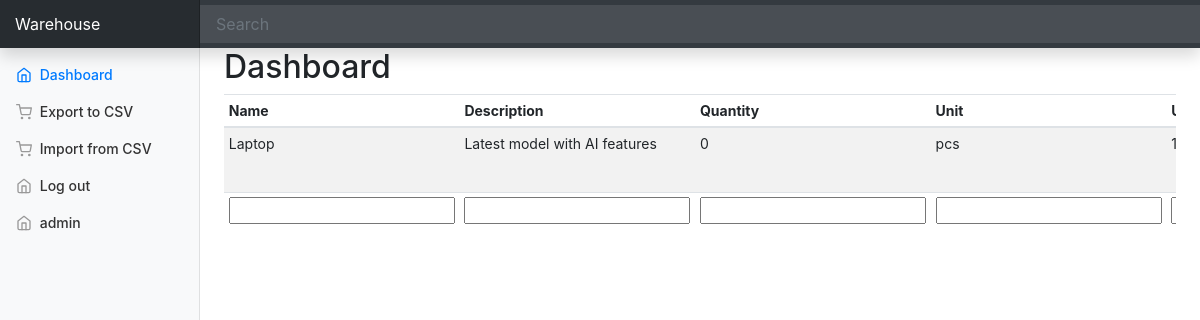
The page /main (signed in) on the database as committed earlier.
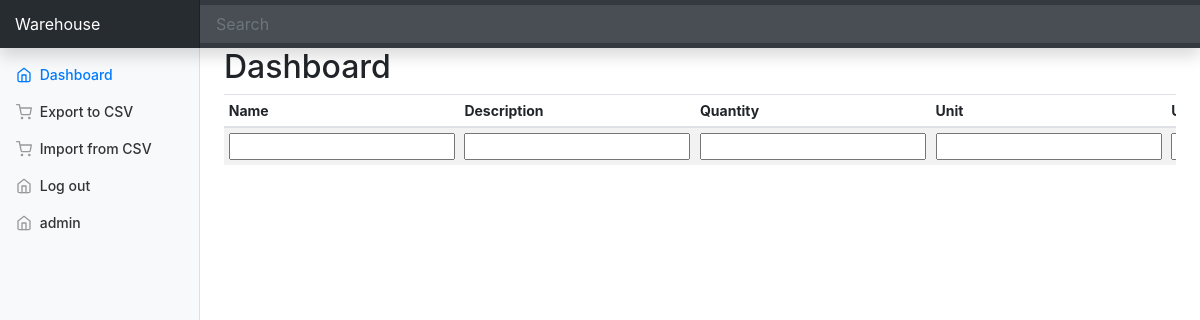
The same page on the database as committed later.
### models.py (models this page shows)
class Product(db.Model):
    __tablename__ = "products"
    id = db.Column(db.Integer, primary_key=True)
    name = db.Column(db.String(200), nullable=False)
    description = db.Column(db.Text, nullable=True)
    category_id = db.Column(db.Integer, db.ForeignKey('categories.id'), nullable=True)
    unit = db.Column(db.String(50), nullable=False)
    unit_price = db.Column(db.Float, nullable=False)
    quantity = db.Column(db.Integer, nullable=False)
    user_products = db.relationship('UserProduct', back_populates='product', lazy=True)

### app.py (the view, shortened to what this page needs)
@app.route('/main', methods=["GET", "POST"])
@login_required
def index():
    list_of_products = Product.query.all()
    form = AddNewProductForm()
    return render_template('products_list.html', list_of_products=list_of_products, form=form)

### src/forms.py
class AddNewProductForm(FlaskForm):
    name = StringField('name', validators=[DataRequired()])
    description = StringField("Description", validators=[Length(max=500)])
    quantity = IntegerField("quantity", validators=[DataRequired()])
    unit = StringField('unit', validators=[DataRequired()])
    unit_price = StringField('unit_price', validators=[DataRequired()])

### app.py (called while the page is built)
@login_manager.user_loader
def load_user(user_id):
    return User.query.get(int(user_id))

### templates/products_list.html (shortened to what this page needs)
{% extends "base.html" %}
{% block content %}
<h2>Dashboard</h2>
<div class="table-responsive">
    <table class="table table-striped table-sm">
        <thead>
            <tr>
                <th>Name</th>
                <th>Description</th>
                <th>Quantity</th>
                <th>Unit</th>
                <th>Unit price</th>
            </tr>
        </thead>
        <tbody>
            {% for product in list_of_products %}
                <tr>
                    <td>{{ product.name }}</td>
                    <td>{{ product.description }}</td>
                    <td>{{ product.quantity }}</td>
                    <td>{{ product.unit }}</td>
                    <td>{{ product.unit_price }}</td>
                </tr>
            {% endfor %}
            <tr>
                <form method="post" action="/">
                    <td>{{ form.name }}</td>
                    <td>{{ form.description }}</td>
                    <td>{{ form.quantity }}</td>
                    <td>{{ form.unit }}</td>
                    <td>{{ form.unit_price }}</td>
                </form>
            </tr>
        </tbody>
    </table>
</div>
{% endblock %}

### templates/base.html (shortened to what this page needs)
<!DOCTYPE html>
<html lang="en">
<head>
    <link rel="stylesheet" href="https://stackpath.bootstrapcdn.com/bootstrap/4.4.1/css/bootstrap.min.css">
    <link rel="stylesheet" href="{{ url_for('static', filename='dashboard.css') }}">
</head>
<body>
    <nav class="navbar navbar-dark fixed-top bg-dark flex-md-nowrap p-0 shadow">
        <a class="navbar-brand col-sm-3 col-md-2 mr-0" href="#">Warehouse</a>
        <input class="form-control form-control-dark w-100" type="text" placeholder="Search" aria-label="Search">
    </nav>
    <div class="container-fluid">
        <div class="row">
            <nav class="col-md-2 d-none d-md-block bg-light sidebar">
                <div class="sidebar-sticky">
                    <ul class="nav flex-column">
                        <li class="nav-item">
                            <a class="nav-link active" href="/">
                                <span data-feather="home"></span>
                                Dashboard <span class="sr-only">(current)</span>
                            </a>
                        </li>
                        <li class="nav-item">
                            <a class="nav-link" href="{{ url_for('export_to_csv') }}">
                                <span data-feather="shopping-cart"></span>
                                Export to CSV
                            </a>
                        </li>
                        <li class="nav-item">
                            <a class="nav-link" href="{{ url_for('import_from_csv') }}">
                                <span data-feather="shopping-cart"></span>
                                Import from CSV
                            </a>
                        </li>
                        <li class="nav-item">
                            <a class="nav-link" href="{{ url_for('login') }}">
                                <span data-feather="home"></span>
                                Log out
                            </a>
                        </li>
                        <li class="nav-item">
                            <a class="nav-link" href="{{ url_for('admin') }}">
                                <span data-feather="home"></span>
                                admin
                            </a>
                        </li>
                    </ul>
                </div>
            </nav>
            <main role="main" class="col-md-9 ml-sm-auto col-lg-10 px-4">
              {% block content %}
              {% endblock content %}
            </main>
        </div>
    </div>
</body>
</html>

### static/dashboard.css (style rules this page uses)
body { font-size: .875rem; }
.feather { width: 16px; height: 16px; vertical-align: text-bottom; }
.sidebar { position: fixed; top: 0; bottom: 0; left: 0; z-index: 100; padding: 48px 0 0; box-shadow: inset -1px 0 0 rgba(0, 0, 0, .1); }
.sidebar-sticky { position: relative; top: 0; height: calc(100vh - 48px); padding-top: .5rem; overflow-x: hidden; overflow-y: auto; }
.sidebar .nav-link { font-weight: 500; color: #333; }
.sidebar .nav-link .feather { margin-right: 4px; color: #999; }
.sidebar .nav-link.active { color: #007bff; }
.sidebar .nav-link:hover .feather, .sidebar .nav-link.active .feather { color: inherit; }
[role="main"] { padding-top: 133px; }
@media (min-width: 768px) { [role="main"] { padding-top: 48px; } }
.navbar-brand { padding-top: .75rem; padding-bottom: .75rem; font-size: 1rem; background-color: rgba(0, 0, 0, .25); box-shadow: inset -1px 0 0 rgba(0, 0, 0, .25); }
.navbar .form-control { padding: .75rem 1rem; border-width: 0; border-radius: 0; }
.form-control-dark { color: #fff; background-color: rgba(255, 255, 255, .1); border-color: rgba(255, 255, 255, .1); }

Rows that differ between the two databases and show on the page:
removed Product: name "Laptop", description "Latest model with AI features", quantity "0", unit "pcs"
